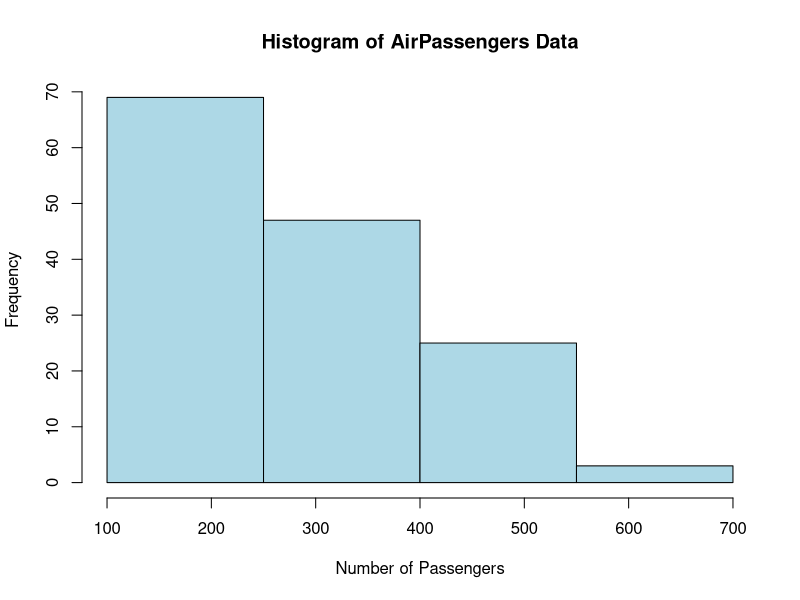

Generate this figure with R:
# Load the AirPassengers dataset
data("AirPassengers")

# Convert the AirPassengers data to a numeric vector
air_passengers <- as.numeric(AirPassengers)

# Define the breaks for the histogram
breaks <- seq(100, 700, by = 150)

# Create the histogram
hist(air_passengers, breaks = breaks, main = "Histogram of AirPassengers Data", xlab = "Number of Passengers", col = "lightblue", border = "black")
